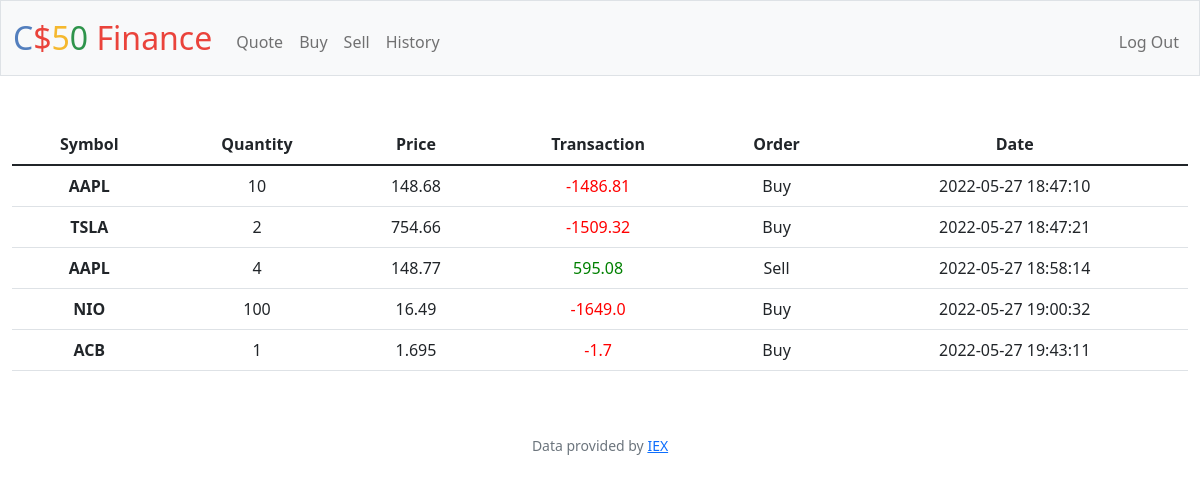
Page /history (signed in) on the earlier database version.
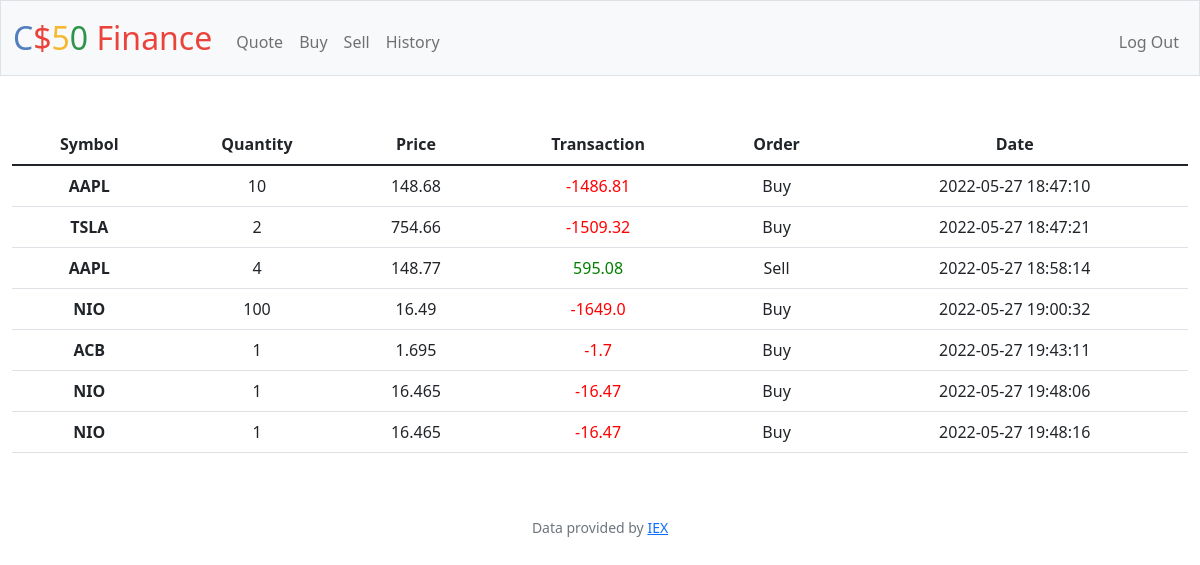
Same page on the later database version.
### tables this page shows
CREATE TABLE portfolio(
   id INTEGER PRIMARY KEY,
   user_id INTEGER,
   symbol TEXT NOT NULL,
   quantity INTEGER NOT NULL,
   price INTEGER NOT NULL,
   Timestamp DATETIME DEFAULT CURRENT_TIMESTAMP,
   FOREIGN KEY (user_id)
      REFERENCES users (id)
         ON DELETE CASCADE
         ON UPDATE NO ACTION
);

### app.py (the view)
@app.route("/history")
@login_required
def history():
    transactions = db.execute("SELECT symbol, quantity, price, Timestamp FROM portfolio WHERE user_id = (?)", session["user_id"])
    if transactions == None:
        return apology("No transactions yet.", 403)
    return render_template("history.html", transactions = transactions)

### app.py (called while the page is built)
@app.after_request
def after_request(response):
    response.headers["Cache-Control"] = "no-cache, no-store, must-revalidate"
    response.headers["Expires"] = 0
    response.headers["Pragma"] = "no-cache"
    return response

### helpers.py (called while the page is built)
def login_required(f):
    @wraps(f)
    def decorated_function(*args, **kwargs):
        if session.get("user_id") is None:
            return redirect("/login")
        return f(*args, **kwargs)
    return decorated_function

### templates/history.html (shortened to what this page needs)
{% extends "layout.html" %}
{% block main %}
<table class="table">
    <thead>
      <tr>
        <th scope="col">Symbol</th>
        <th scope="col">Quantity</th>
        <th scope="col">Price</th>
        <th scope="col">Transaction</th>
        <th scope="col">Order</th>
        <th scope="col">Date</th>
      </tr>
    </thead>
    <tbody>
     {% for t in transactions %}
        <th scope="row">{{t["symbol"]}}</th>
        <td>{{t["quantity"]|abs}}</td>
        <td>{{t["price"]}}</td>
        {% if t["quantity"] > 0 %}
        <td style="color: red">{{(-1)*(t["quantity"]*t["price"])|round(2, 'ceil')}}</td>
        <td>Buy</td>
        {% else %}
        <td style="color: green">{{(-1)*(t["quantity"]*t["price"])}}</td>
        <td>Sell</td>
        {% endif %}
        <td>{{t["Timestamp"]}}</td>
    {% endfor %}
    </tbody>
  </table>
{% endblock %}

### templates/layout.html (shortened to what this page needs)
<!DOCTYPE html>
<html lang="en">
    <head>
        <link href="https://cdn.jsdelivr.net/npm/bootstrap@5.1.3/dist/css/bootstrap.min.css" rel="stylesheet">
        <link href="/static/styles.css" rel="stylesheet">
    </head>
    <body>
        <nav class="bg-light border navbar navbar-expand-md navbar-light">
            <div class="container-fluid">
                <a class="navbar-brand" href="/"><span class="blue">C</span><span class="red">$</span><span class="yellow">5</span><span class="green">0</span> <span class="red">Finance</span></a>
                <div class="collapse navbar-collapse" id="navbar">
                    {% if session["user_id"] %}
                        <ul class="navbar-nav me-auto mt-2">
                            <li class="nav-item"><a class="nav-link" href="/quote">Quote</a></li>
                            <li class="nav-item"><a class="nav-link" href="/buy">Buy</a></li>
                            <li class="nav-item"><a class="nav-link" href="/sell">Sell</a></li>
                            <li class="nav-item"><a class="nav-link" href="/history">History</a></li>
                        </ul>
                        <ul class="navbar-nav ms-auto mt-2">
                            <li class="nav-item"><a class="nav-link" href="/logout">Log Out</a></li>
                        </ul>
                    {% else %}
                        <ul class="navbar-nav ms-auto mt-2">
                            <li class="nav-item"><a class="nav-link" href="/register">Register</a></li>
                            <li class="nav-item"><a class="nav-link" href="/login">Log In</a></li>
                        </ul>
                    {% endif %}
                </div>
            </div>
        </nav>
        <main class="container-fluid py-5 text-center">
            {% block main %}{% endblock %}
        </main>
        <footer class="mb-5 small text-center text-muted">
            Data provided by <a href="https://iexcloud.io/">IEX</a>
        </footer>
    </body>
</html>

### static/styles.css (style rules this page uses)
nav .navbar-brand { font-size: xx-large; }
nav .navbar-brand .blue { color: #537fbe; }
nav .navbar-brand .red { color: #ea433b; }
nav .navbar-brand .yellow { color: #f5b82e; }
nav .navbar-brand .green { color: #2e944b; }

Differences in the rows shown:
added portfolio: symbol "NIO", quantity|abs "1", price "16.465", (-1)*(t['quantity']*t['price'])|round(2,'ceil') "-16.47", Timestamp "2022-05-27 19:48:06"
added portfolio: symbol "NIO", quantity|abs "1", price "16.465", (-1)*(t['quantity']*t['price'])|round(2,'ceil') "-16.47", Timestamp "2022-05-27 19:48:16"
